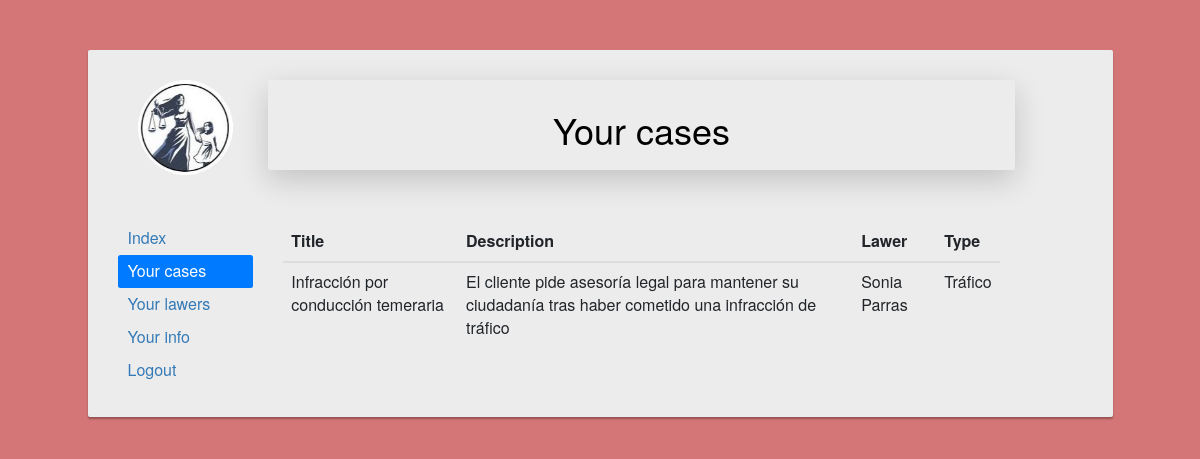
Page /personalArea/Client/Cases/index.php (signed in) on the committed database.
### tables this page shows
CREATE TABLE `cases` (
  `case_ID` bigint(20) UNSIGNED NOT NULL,
  `title` varchar(200) NOT NULL,
  `description` varchar(1000) NOT NULL,
  `lawer_ID` bigint(20) NOT NULL,
  `client_ID` bigint(20) NOT NULL,
  `type` varchar(50) NOT NULL
);

CREATE TABLE `lawers` (
  `lawer_ID` bigint(20) UNSIGNED NOT NULL,
  `name` varchar(50) NOT NULL,
  `surname` varchar(70) NOT NULL,
  `birth_date` date NOT NULL,
  `phone` int(11) NOT NULL,
  `email` varchar(50) NOT NULL,
  `username` varchar(15) NOT NULL,
  `password` varchar(30) NOT NULL,
  `salary` float NOT NULL
);

### personalArea/Client/Cases/index.php (the view, shortened to what this page needs)
<!DOCTYPE html>
<html lang="en">
    <head>
        <link rel="stylesheet" href="https://stackpath.bootstrapcdn.com/bootstrap/4.3.1/css/bootstrap.min.css">
        <link rel="stylesheet" href="https://maxcdn.bootstrapcdn.com/bootstrap/3.3.7/css/bootstrap.min.css">
        <link rel="stylesheet" href="https://maxcdn.bootstrapcdn.com/font-awesome/4.7.0/css/font-awesome.min.css">
    </head>
    <body>
            <?php
                $db = connectDb();
            ?>
        <div class="container-fluid content">
            <div class="row">
                <div class="col-10 offset-1 insideContainer">
                    <div class="row">
                        <div class="col-2 avatar">
                            <img src="../../../img/iconAvatar.png" alt="Avatar">
                        </div>
                        <div class="col-9 shadow-lg p-3 mb-5 bg-#70c5c0 rounded">
                            <h1 class="h1" style="text-align: center">Your cases</h1>
                        </div>
                    </div>
                    <br>
                    <div class="row">
                        <div class="col-2">
                                <div class="nav flex-column nav-pills" id="v-pills-tab" role="tablist" aria-orientation="vertical">
                                    <a class='nav-link' href='../../Client/'>Index</a>
                                    <a class='nav-link active' href='../Cases/'>Your cases</a>
                                    <a class='nav-link' href="../Lawer/">Your lawers</a>
                                    <a class="nav-link" href="../Info/">Your info</a>
                                    <a class="nav-link" href="../../../login/logout.php">Logout</a>
                                </div>
                        </div>
                            <div class="col-9">
                                <?php
                                    $listQuery = mysqli_query($db, "SELECT * FROM cases WHERE client_ID = '$_SESSION[id_user]'");
                                    if($row = mysqli_fetch_array($listQuery)){
                                        echo "<table class='table'>";
                                            echo "<thead>";
                                                echo "<tr>";
                                                    echo "<th scope='col'>Title</th>";
                                                    echo "<th scope='col'>Description</th>";
                                                    echo "<th scope='col'>Lawer</th>";
                                                    echo "<th scope='col'>Type</th>";
                                                echo "</tr>";
                                            echo "</thead>";
                                            do{
                                                echo "<tr>";
                                                    echo "<td>".$row["title"]."</td>";
                                                    echo "<td>".$row["description"]."</td>";
                                                    $lawerName = mysqli_fetch_array(mysqli_query($db, "SELECT * FROM lawers WHERE lawer_ID = '$row[lawer_ID]'"));
                                                    echo "<td>".$lawerName["name"]." ".$lawerName["surname"]."</td>";
                                                    echo "<td>".$row["type"]."</td>";
                                                echo "</tr>";
                                            }while($row = mysqli_fetch_array($listQuery));
                                    }else{
                                        echo "There is no record";
                                    }
                                ?>
                            </div>
                    </div>
                </div>
            </div>
        </div>
    </body>
</html>

### personalArea/Client/Cases/index.php (style rules this page uses)
html, body { overflow-x: hidden; }
body { color: #fff; background: #d47677; }
.content { margin: 0 auto; padding: 50px 0px 300px; }
.insideContainer { color:black; border-radius: 2px; margin-bottom: 15px; font-size: 16px; background: #ececec; box-shadow: 0px 2px 2px rgba(0, 0, 0, 0.3); padding: 30px; position: relative; width:80vw; }
.avatar { text-align: center; }
.avatar img { width: 95px; height: 95px; }

### rows in the picture
cases: title "Infracción por conducción temeraria", description "El cliente pide asesoría legal para mantener su ciudadanía tras haber cometido una infracción de tráfico", lawer_ID.name "Sonia", lawer_ID.surname "Parras", type "Tráfico"
